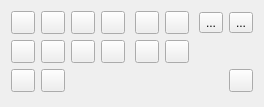
<?xml version="1.0" encoding="UTF-8"?>
<ui version="4.0">
 <class>SimpleStyleWidget</class>
 <widget class="QWidget" name="SimpleStyleWidget">
  <property name="geometry">
   <rect>
    <x>0</x>
    <y>0</y>
    <width>264</width>
    <height>107</height>
   </rect>
  </property>
  <layout class="QVBoxLayout" name="verticalLayout">
   <item>
    <layout class="QGridLayout" name="gridLayout_2">
     <item row="0" column="0">
      <widget class="QToolButton" name="alignLeft">
       <property name="autoRaise">
        <bool>false</bool>
       </property>
      </widget>
     </item>
     <item row="0" column="1">
      <widget class="QToolButton" name="alignCenter">
       <property name="autoRaise">
        <bool>false</bool>
       </property>
      </widget>
     </item>
     <item row="0" column="2">
      <widget class="QToolButton" name="alignRight">
       <property name="autoRaise">
        <bool>false</bool>
       </property>
      </widget>
     </item>
     <item row="0" column="3">
      <widget class="QToolButton" name="alignBlock">
       <property name="autoRaise">
        <bool>false</bool>
       </property>
      </widget>
     </item>
     <item row="0" column="4" rowspan="2">
      <spacer name="horizontalSpacer_2">
       <property name="orientation">
        <enum>Qt::Horizontal</enum>
       </property>
       <property name="sizeType">
        <enum>QSizePolicy::MinimumExpanding</enum>
       </property>
       <property name="sizeHint" stdset="0">
        <size>
         <width>1</width>
         <height>10</height>
        </size>
       </property>
      </spacer>
     </item>
     <item row="1" column="0">
      <widget class="QToolButton" name="bold">
       <property name="autoRaise">
        <bool>false</bool>
       </property>
      </widget>
     </item>
     <item row="1" column="1">
      <widget class="QToolButton" name="italic">
       <property name="autoRaise">
        <bool>false</bool>
       </property>
      </widget>
     </item>
     <item row="1" column="2">
      <widget class="QToolButton" name="underline">
       <property name="autoRaise">
        <bool>false</bool>
       </property>
      </widget>
     </item>
     <item row="1" column="3">
      <widget class="QToolButton" name="strikeOut">
       <property name="autoRaise">
        <bool>false</bool>
       </property>
      </widget>
     </item>
     <item row="1" column="5">
      <widget class="QToolButton" name="superscript">
       <property name="autoRaise">
        <bool>false</bool>
       </property>
      </widget>
     </item>
     <item row="0" column="5">
      <widget class="QToolButton" name="decreaseIndent">
       <property name="autoRaise">
        <bool>false</bool>
       </property>
      </widget>
     </item>
     <item row="0" column="7" rowspan="2">
      <spacer name="horizontalSpacer_3">
       <property name="orientation">
        <enum>Qt::Horizontal</enum>
       </property>
       <property name="sizeType">
        <enum>QSizePolicy::MinimumExpanding</enum>
       </property>
       <property name="sizeHint" stdset="0">
        <size>
         <width>1</width>
         <height>10</height>
        </size>
       </property>
      </spacer>
     </item>
     <item row="1" column="6">
      <widget class="QToolButton" name="subscript">
       <property name="autoRaise">
        <bool>false</bool>
       </property>
      </widget>
     </item>
     <item row="0" column="6">
      <widget class="QToolButton" name="increaseIndent">
       <property name="autoRaise">
        <bool>false</bool>
       </property>
      </widget>
     </item>
     <item row="0" column="9">
      <widget class="OptionButton" name="bulletListButton">
       <property name="text">
        <string>...</string>
       </property>
      </widget>
     </item>
     <item row="0" column="10">
      <widget class="OptionButton" name="numberedListButton">
       <property name="text">
        <string>...</string>
       </property>
      </widget>
     </item>
    </layout>
   </item>
   <item>
    <layout class="QHBoxLayout" name="fontsFrame"/>
   </item>
   <item>
    <layout class="QHBoxLayout" name="horizontalLayout">
     <item>
      <widget class="QToolButton" name="textColor">
       <property name="autoRaise">
        <bool>false</bool>
       </property>
      </widget>
     </item>
     <item>
      <widget class="QToolButton" name="backgroundColor">
       <property name="autoRaise">
        <bool>false</bool>
       </property>
      </widget>
     </item>
     <item>
      <spacer name="horizontalSpacer">
       <property name="orientation">
        <enum>Qt::Horizontal</enum>
       </property>
       <property name="sizeHint" stdset="0">
        <size>
         <width>40</width>
         <height>20</height>
        </size>
       </property>
      </spacer>
     </item>
     <item>
      <widget class="QToolButton" name="reversedText"/>
     </item>
    </layout>
   </item>
   <item>
    <spacer>
     <property name="orientation">
      <enum>Qt::Vertical</enum>
     </property>
     <property name="sizeHint" stdset="0">
      <size>
       <width>1</width>
       <height>1</height>
      </size>
     </property>
    </spacer>
   </item>
  </layout>
 </widget>
 <customwidgets>
  <customwidget>
   <class>OptionButton</class>
   <extends>QToolButton</extends>
   <header>dialogs/OptionButton.h</header>
  </customwidget>
 </customwidgets>
 <tabstops>
  <tabstop>alignLeft</tabstop>
  <tabstop>alignCenter</tabstop>
  <tabstop>alignRight</tabstop>
  <tabstop>alignBlock</tabstop>
  <tabstop>bold</tabstop>
  <tabstop>italic</tabstop>
  <tabstop>underline</tabstop>
  <tabstop>strikeOut</tabstop>
  <tabstop>subscript</tabstop>
  <tabstop>textColor</tabstop>
  <tabstop>backgroundColor</tabstop>
  <tabstop>reversedText</tabstop>
 </tabstops>
 <resources/>
 <connections/>
</ui>
